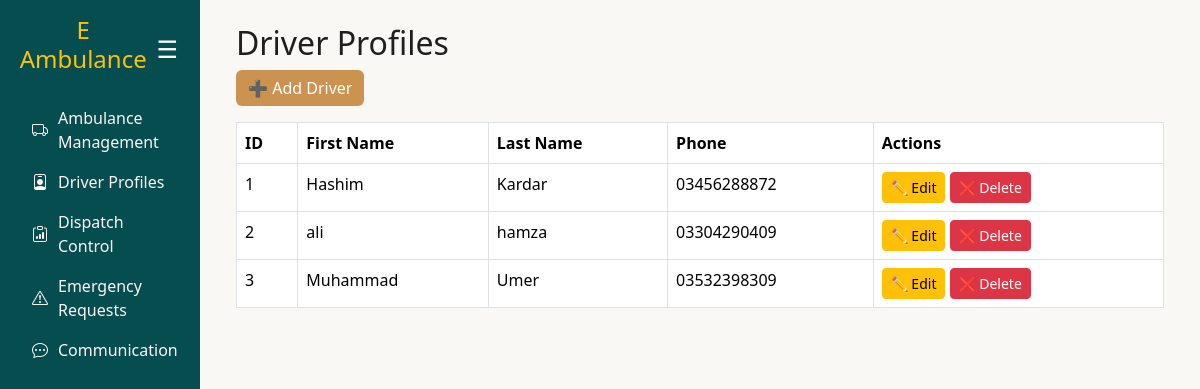
The app's page /drivers/ with its own data.
### ambulance/models.py (models this page shows, shortened)
class Driver(models.Model):
    driverid = models.AutoField(primary_key=True)
    firstname = models.CharField(max_length=100)
    lastname = models.CharField(max_length=100)
    phonenumber = models.CharField(max_length=15)

### ambulance/views.py (the view)
# urls.py: path("drivers/", views.driver_list, name="driver_list"),
def driver_list(request):
    drivers = Driver.objects.all()
    return render(request, "driver_list.html", {"drivers": drivers})

### ambulance/templates/driver_list.html
{% extends "base.html" %}
{% block content %}
<div class="container">
    <h2>Driver Profiles</h2>
    <a href="{% url 'driver_create' %}" class="btn btn-primary mb-3" style="background-color:#cc924f; color:white; border:none;">➕ Add Driver</a>
    <table class="table table-bordered">
        <thead>
            <tr>
                <th>ID</th>
                <th>First Name</th>
                <th>Last Name</th>
                <th>Phone</th>
                <th>Actions</th>
            </tr>
        </thead>
        <tbody>
            {% for driver in drivers %}
            <tr>
                <td>{{ driver.driverid }}</td>
                <td>{{ driver.firstname }}</td>
                <td>{{ driver.lastname }}</td>
                <td>{{ driver.phonenumber }}</td>
                <td>
                    <a href="{% url 'driver_update' driver.pk %}" class="btn btn-warning btn-sm">✏ Edit</a>
                    <a href="{% url 'driver_delete' driver.pk %}" class="btn btn-danger btn-sm">❌ Delete</a>
                </td>
            </tr>
            {% empty %}
            <tr><td colspan="5" class="text-center">No drivers found.</td></tr>
            {% endfor %}
        </tbody>
    </table>
</div>
{% endblock %}

### ambulance/templates/base.html (style rules this page uses)
:root { --brand:#cc924f; --brand-ink:#1a0c0c; --ink:#1f1f1f; --muted:#6b6b6b; --bg:#faf8f5; --card:#ffffff; --ring: rgba(204,146,79,.35); }
body { overflow-x: hidden; background: var(--bg); color: var(--ink); }

### records on screen
Driver: driverid "1", firstname "Hashim", lastname "Kardar", phonenumber "03456288872"
Driver: driverid "2", firstname "ali", lastname "hamza", phonenumber "03304290409"
Driver: driverid "3", firstname "Muhammad", lastname "Umer", phonenumber "03532398309"
